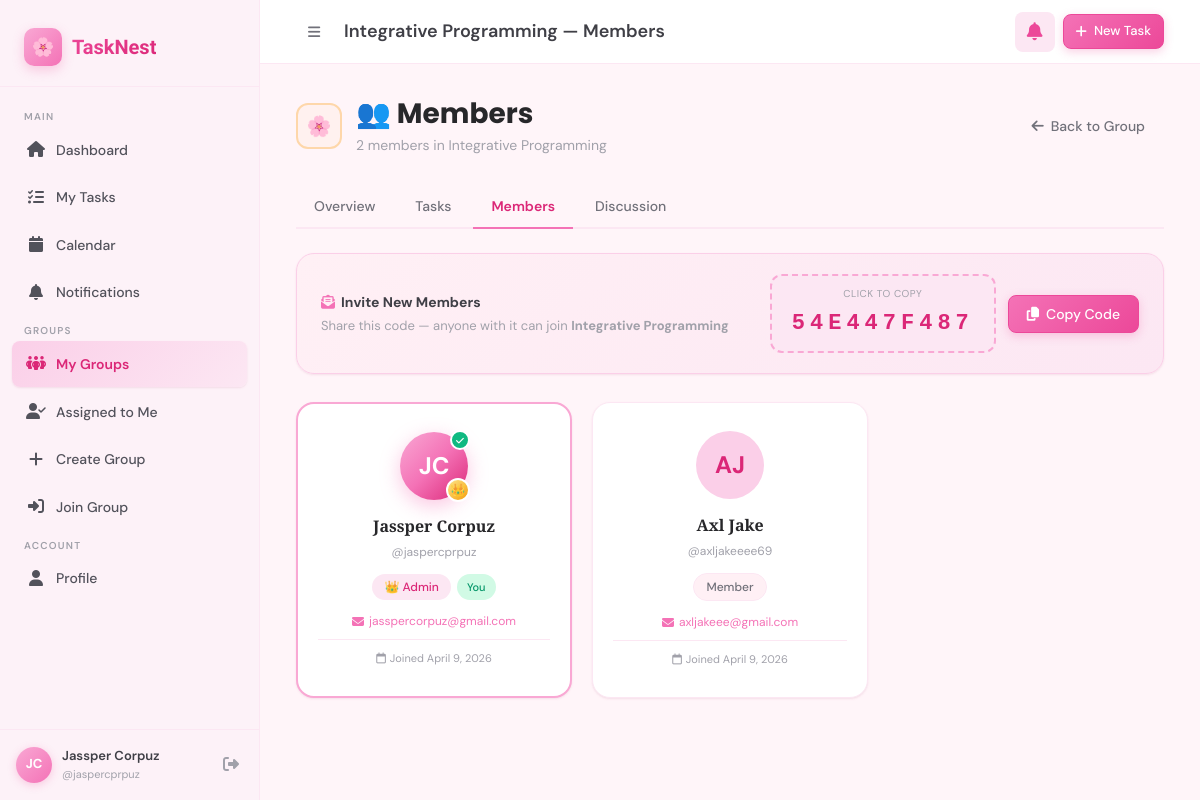
Page /groups/2/members/ (signed in) on the committed database.
### accounts/models.py (models this page shows, shortened)
class Profile(models.Model):
    user = models.OneToOneField(User, on_delete=models.CASCADE, related_name='profile')
    avatar_color = models.CharField(max_length=20, default='#f9a8d4')
    bio = models.TextField(blank=True)
    created_at = models.DateTimeField(auto_now_add=True)
    def get_initials(self):
        name = self.user.get_full_name()
        if name:
            parts = name.split()
            return ''.join([p[0].upper() for p in parts[:2]])
        return self.user.username[:2].upper()

### groups_app/models.py (models this page shows, shortened)
class Group(models.Model):
    name = models.CharField(max_length=100)
    description = models.TextField(blank=True)
    created_by = models.ForeignKey(User, on_delete=models.CASCADE, related_name='created_groups')
    invite_code = models.CharField(max_length=12, unique=True, editable=False)
    created_at = models.DateTimeField(auto_now_add=True)
    cover_color = models.CharField(max_length=20, default='#fda4af')
    class Meta:
        ordering = ['-created_at']

class GroupMembership(models.Model):
    ROLE_CHOICES = [('admin', 'Admin'), ('member', 'Member')]
    group = models.ForeignKey(Group, on_delete=models.CASCADE, related_name='memberships')
    user = models.ForeignKey(User, on_delete=models.CASCADE, related_name='group_memberships')
    role = models.CharField(max_length=10, choices=ROLE_CHOICES, default='member')
    joined_at = models.DateTimeField(auto_now_add=True)
    class Meta:
        unique_together = ('group', 'user')

### groups_app/views.py (the view)
# urls.py: path('<int:pk>/members/', views.group_members, name='group_members'),
@login_required
def group_members(request, pk):
    group = get_object_or_404(Group, pk=pk)
    membership = _get_membership(request.user, group)
    if not membership:
        return redirect('group_list')
    members = GroupMembership.objects.filter(group=group).select_related('user')
    return render(request, 'groups_app/group_members.html', {
        'group': group,
        'membership': membership,
        'is_admin': membership.role == 'admin',
        'members': members,
    })

### groups_app/views.py (called while the page is built)
def _get_membership(user, group):
    return GroupMembership.objects.filter(user=user, group=group).first()

### tasks/context_processors.py (called while the page is built)
def notifications_processor(request):
    if request.user.is_authenticated:
        unread_count = Notification.objects.filter(user=request.user, is_read=False).count()
        recent_notifications = Notification.objects.filter(user=request.user)[:5]
        today = timezone.now().date()
        upcoming = Task.objects.filter(
            user=request.user,
            due_date__gte=today,
            due_date__lte=today + timezone.timedelta(days=3),
            status__in=['pending', 'ongoing']
        ).order_by('due_date')[:3]
        return {
            'unread_notif_count': unread_count,
            'recent_notifications': recent_notifications,
            'upcoming_tasks': upcoming,
        }
    return {}

### templates/groups_app/group_members.html (shortened to what this page needs)
{% extends 'base.html' %}
{% block topbar_title %}{{ group.name }} — Members{% endblock %}
{% block content %}
<div class="page-header">
  <div class="page-header-left">
    <div style="display:flex;align-items:center;gap:14px;">
      <div style="width:46px;height:46px;border-radius:12px;background:{{ group.cover_color }}22;border:2px solid {{ group.cover_color }};display:flex;align-items:center;justify-content:center;font-size:20px;flex-shrink:0;">🌸</div>
      <div>
        <h1 class="page-title" style="margin-bottom:2px;">👥 Members</h1>
        <p class="page-subtitle">{{ members.count }} member{{ members.count|pluralize }} in {{ group.name }}</p>
      </div>
    </div>
  </div>
  <a href="{% url 'group_detail' group.pk %}" class="btn btn-ghost">
    <i class="fa-solid fa-arrow-left"></i> Back to Group
  </a>
</div>
<div class="tab-nav">
  <a href="{% url 'group_detail' group.pk %}"    class="tab-btn">Overview</a>
  <a href="{% url 'group_task_list' group.pk %}"  class="tab-btn">Tasks</a>
  <a href="{% url 'group_members' group.pk %}"   class="tab-btn active">Members</a>
  <a href="{% url 'discussion' group.pk %}"       class="tab-btn">Discussion</a>
</div>
<div class="card" style="margin-bottom:28px;border:1.5px solid var(--petal);background:linear-gradient(135deg,var(--pink-50),var(--blush));">
  <div class="card-body" style="padding:20px 24px;display:flex;align-items:center;justify-content:space-between;flex-wrap:wrap;gap:16px;">
    <div>
      <div style="font-size:14px;font-weight:700;color:var(--gray-700);margin-bottom:3px;">
        <i class="fa-solid fa-envelope-open-text" style="color:var(--pink-400);margin-right:6px;"></i>Invite New Members
      </div>
      <div style="font-size:13px;color:var(--text-muted);">Share this code — anyone with it can join <strong>{{ group.name }}</strong></div>
    </div>
    <div style="display:flex;align-items:center;gap:12px;">
      <div id="inviteCodeBox" class="invite-code-box"
           onclick="copyInviteCode('{{ group.invite_code }}')"
           style="cursor:pointer;padding:10px 20px;margin:0;">
        <div style="font-size:10px;color:var(--text-muted);letter-spacing:.5px;margin-bottom:4px;">
          CLICK TO COPY
        </div>
        <div class="invite-code" id="inviteCodeText" style="font-size:22px;letter-spacing:5px;">
          {{ group.invite_code }}
        </div>
      </div>
      <button onclick="copyInviteCode('{{ group.invite_code }}')" class="btn btn-primary">
        <i class="fa-solid fa-copy"></i> Copy Code
      </button>
    </div>
  </div>
</div>
<div class="grid-3">
  {% for m in members %}
  <div class="card" style="{% if m.role == 'admin' %}border:2px solid var(--blossom);{% endif %}transition:transform .2s,box-shadow .2s;" onmouseenter="this.style.transform='translateY(-3px)';this.style.boxShadow='var(--shadow)'" onmouseleave="this.style.transform='';this.style.boxShadow=''">
    <div class="card-body" style="padding:28px 20px;text-align:center;">
      <div style="position:relative;display:inline-block;margin-bottom:14px;">
        <div style="
          width:68px;height:68px;border-radius:50%;
          background:{% if m.role == 'admin' %}linear-gradient(135deg,var(--blossom),var(--bloom),var(--pink-600)){% else %}var(--petal){% endif %};
          display:flex;align-items:center;justify-content:center;
          font-size:24px;font-weight:700;
          color:{% if m.role == 'admin' %}white{% else %}var(--pink-600){% endif %};
          {% if m.role == 'admin' %}box-shadow:0 6px 20px rgba(244,114,182,.4);{% endif %}
          margin:0 auto;
        ">
          {{ m.user.first_name|first|default:m.user.username|first|upper }}{{ m.user.last_name|first|upper }}
        </div>
        {% if m.role == 'admin' %}
        <div style="position:absolute;bottom:-2px;right:-2px;width:24px;height:24px;background:linear-gradient(135deg,#fde68a,#f59e0b);border-radius:50%;display:flex;align-items:center;justify-content:center;font-size:12px;border:2px solid white;">👑</div>
        {% endif %}
        {% if m.user == request.user %}
        <div style="position:absolute;top:-2px;right:-2px;width:20px;height:20px;background:#10b981;border-radius:50%;border:2px solid white;display:flex;align-items:center;justify-content:center;" title="This is you">
          <i class="fa-solid fa-check" style="color:white;font-size:9px;"></i>
        </div>
        {% endif %}
      </div>
      <div style="font-family:'Playfair Display',serif;font-size:16px;font-weight:700;color:var(--gray-800);margin-bottom:3px;">
        {{ m.user.get_full_name|default:m.user.username }}
      </div>
      <div style="font-size:12px;color:var(--text-muted);margin-bottom:12px;">@{{ m.user.username }}</div>
      <div style="display:flex;gap:6px;justify-content:center;flex-wrap:wrap;margin-bottom:12px;">
        {% if m.role == 'admin' %}
        <span class="badge badge-pink" style="font-size:12px;padding:4px 12px;">👑 Admin</span>
        {% else %}
        <span class="badge" style="font-size:12px;padding:4px 12px;background:var(--pink-50);color:var(--gray-500);border:1px solid var(--border);">Member</span>
        {% endif %}
        {% if m.user == request.user %}
        <span class="badge" style="font-size:11px;padding:3px 10px;background:#d1fae5;color:#059669;">You</span>
        {% endif %}
      </div>
      {% if m.user.email %}
      <div style="font-size:12px;color:var(--pink-400);margin-bottom:8px;display:flex;align-items:center;justify-content:center;gap:5px;">
        <i class="fa-solid fa-envelope"></i>
        <span style="overflow:hidden;text-overflow:ellipsis;white-space:nowrap;max-width:160px;">{{ m.user.email }}</span>
      </div>
      {% endif %}
      <div style="font-size:11px;color:var(--text-muted);border-top:1px solid var(--border);padding-top:10px;margin-top:6px;">
        <i class="fa-regular fa-calendar" style="margin-right:4px;"></i>Joined {{ m.joined_at|date:"F j, Y" }}
      </div>
    </div>
  </div>
  {% endfor %}
</div>
{% endblock %}

### templates/base.html (shortened to what this page needs)
<!DOCTYPE html>
<html lang="en">
<head>
  {% load static %}
  <link rel="stylesheet" href="{% static 'css/main.css' %}">
  <link rel="stylesheet" href="https://cdnjs.cloudflare.com/ajax/libs/font-awesome/6.5.0/css/all.min.css">
</head>
<body>
<div class="app-wrapper">
  <aside class="sidebar" id="sidebar">
    <div class="sidebar-logo">
      <div class="logo-mark">
        <div class="logo-icon">🌸</div>
        <span class="logo-text">TaskNest</span>
      </div>
    </div>
    <nav class="sidebar-nav">
      <span class="nav-section-label">Main</span>
      <a href="{% url 'dashboard' %}" class="nav-item {% if request.resolver_match.url_name == 'dashboard' %}active{% endif %}">
        <span class="nav-icon"><i class="fa-solid fa-house"></i></span>
        Dashboard
      </a>
      <a href="{% url 'task_list' %}" class="nav-item {% if request.resolver_match.url_name == 'task_list' %}active{% endif %}">
        <span class="nav-icon"><i class="fa-solid fa-list-check"></i></span>
        My Tasks
      </a>
      <a href="{% url 'calendar' %}" class="nav-item {% if request.resolver_match.url_name == 'calendar' %}active{% endif %}">
        <span class="nav-icon"><i class="fa-solid fa-calendar"></i></span>
        Calendar
      </a>
      <a href="{% url 'notifications' %}" class="nav-item {% if request.resolver_match.url_name == 'notifications' %}active{% endif %}">
        <span class="nav-icon"><i class="fa-solid fa-bell"></i></span>
        Notifications
      </a>
      <span class="nav-section-label">Groups</span>
      <a href="{% url 'group_list' %}" class="nav-item {% if 'group' in request.resolver_match.url_name and request.resolver_match.url_name != 'assigned_tasks' %}active{% endif %}">
        <span class="nav-icon"><i class="fa-solid fa-people-group"></i></span>
        My Groups
      </a>
      <a href="{% url 'assigned_tasks' %}" class="nav-item {% if request.resolver_match.url_name == 'assigned_tasks' %}active{% endif %}">
        <span class="nav-icon"><i class="fa-solid fa-user-check"></i></span>
        Assigned to Me
      </a>
      <a href="{% url 'group_create' %}" class="nav-item {% if request.resolver_match.url_name == 'group_create' %}active{% endif %}">
        <span class="nav-icon"><i class="fa-solid fa-plus"></i></span>
        Create Group
      </a>
      <a href="{% url 'group_join' %}" class="nav-item {% if request.resolver_match.url_name == 'group_join' %}active{% endif %}">
        <span class="nav-icon"><i class="fa-solid fa-right-to-bracket"></i></span>
        Join Group
      </a>
      <span class="nav-section-label">Account</span>
      <a href="{% url 'profile' %}" class="nav-item {% if request.resolver_match.url_name == 'profile' %}active{% endif %}">
        <span class="nav-icon"><i class="fa-solid fa-user"></i></span>
        Profile
      </a>
    </nav>
    <div class="sidebar-user">
      <div class="user-avatar">
        {% if request.user.profile %}{{ request.user.profile.get_initials }}{% else %}{{ request.user.username|slice:":2"|upper }}{% endif %}
      </div>
      <div class="user-info">
        <div class="user-name">{{ request.user.get_full_name|default:request.user.username }}</div>
        <div class="user-role">@{{ request.user.username }}</div>
      </div>
      <a href="{% url 'logout' %}" class="sidebar-logout" title="Logout">
        <i class="fa-solid fa-right-from-bracket"></i>
      </a>
    </div>
  </aside>
  <div class="main-content">
    <header class="topbar">
      <div class="flex items-center gap-3">
        <button class="btn btn-ghost btn-icon d-lg-none" id="sidebarToggle">
          <i class="fa-solid fa-bars"></i>
        </button>
        <span class="topbar-title">{% block topbar_title %}TaskNest{% endblock %}</span>
      </div>
      <div class="topbar-actions">
        <a href="{% url 'notifications' %}" class="notif-btn">
          <i class="fa-solid fa-bell"></i>
        </a>
        <a href="{% url 'task_create' %}" class="btn btn-primary btn-sm">
          <i class="fa-solid fa-plus"></i> New Task
        </a>
      </div>
    </header>
    <div class="page-body">
      {% block content %}{% endblock %}
    </div>
  </div>
</div>
</body>
</html>

### rows in the picture
Group: name "Integrative Programming", invite_code "54E447F487"
GroupMembership: user.first_name|first "J", user.last_name|first "C", user.get_full_name "Jassper Corpuz", user.username "jaspercprpuz", role "👑 Admin", shows "You", user.email "jasspercorpuz@gmail.com", joined_at "April 9, 2026"
GroupMembership: user.first_name|first "A", user.last_name|first "J", user.get_full_name "Axl Jake", user.username "axljakeeee69", role "Member", user.email "axljakeee@gmail.com", joined_at "April 9, 2026"

### other values in the picture
{{ request.user.profile.get_initials }} "JC"
{{ request.user.get_full_name|default:request.user.username }} "Jassper Corpuz"
{{ request.user.username }} "jaspercprpuz"
{{ members.count }} "2"
